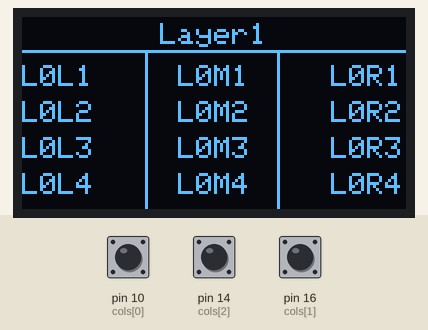
The sketch below on a simulated Arduino Uno, built with avr-gcc and run on an emulated ATmega328P. Shown: 128×64 one-colour display. The test bench sets the inputs (shaded band); at power-on: pin 10 (cols[0]) HIGH, pin 14 (cols[2]) HIGH, pin 16 (cols[1]) HIGH. What the sketch prints to the serial monitor is not drawn.

Above: at 1.2 s.
1.3 s: pin 10 (cols[0]) pulled LOW for 1 s
At 2.7 s:
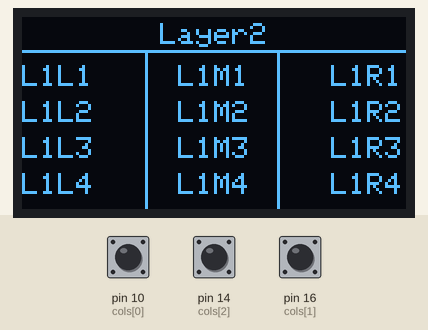
3.8 s: pin 14 (cols[2]) pulled LOW for 3.2 s
At 7.6 s:
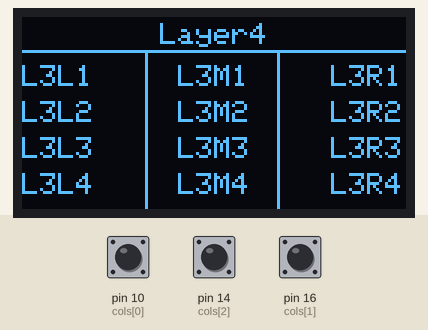
8.5 s: pin 14 (cols[2]) pulled LOW for 0.7 s
At 9.4 s:
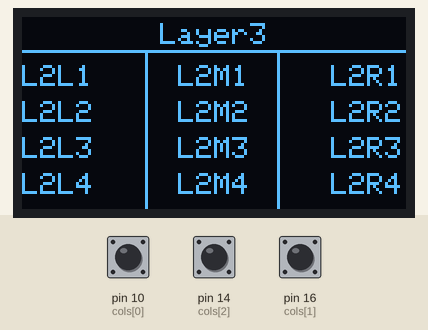
10.7 s: pin 16 (cols[1]) pulled LOW for 0.7 s
At 12.4 s:
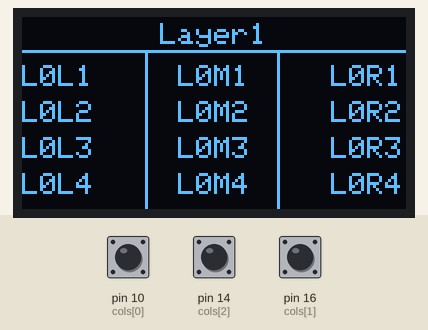
Timing chart, 0 to 13.9 s (numbered marks = the images above; inputs shaded):
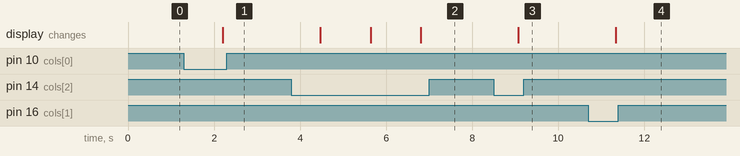

Measured:
- after the input at 1.3 s, the display: changes after 0.90 s (image 1)
- after the input at 3.8 s, the display: first changes after 0.67 s (image 2 shows a later state)
- after the input at 8.5 s, the display: changes after 0.57 s (image 3)
- after the input at 10.7 s, the display: changes after 0.64 s (image 4)

The sketch:

20_display_layer-array.ino
```cpp
/*********************************************************************
* FIREKEY - PROJECT
*
* Code snippet to test the display for multi layer usage using arrays
*
* Required libs:
* - Adafruit SH1106 Lib(https://github.com/wonho-maker/Adafruit_SH1106)
*    -> is located in the 00_Lib folder
* - Adafruit GFX Lib(https://github.com/adafruit/Adafruit-GFX-Library)
*    -> can be installed via Arduino IDE
*********************************************************************/

// LIBRARIES
#include <Adafruit_GFX.h>
#include <Adafruit_SH1106.h>
#include <MemoryFree.h>

// CONSTANTS
#define ROW_COUNT 2     // number of rows
#define COL_COUNT 3     // number of columns
#define OLED_RESET -1   // use no extra reset pin
#define OLED_ADDR 0x3C  //i2c address

#define MAX_KEY_LENGTH 5
//LAYERS
#define LAYER_BACK_COL_KEY_IDX 2     // define the back button key index
#define LAYER_HOME_COL_KEY_IDX 1     // define the home button key index
#define LAYER_FORWARD_COL_KEY_IDX 0  // define the forward button key index
#define MAX_LAYER 5
#define HOME_LAYER 0

// PINS
byte rows[ROW_COUNT] = { 5, 6 };        // define the row pins
byte cols[COL_COUNT] = { 10, 16, 14 };  // define the column pins

byte currentLayer = 0;

char layerNames[MAX_LAYER][10] = {
  "Layer1",
  "Layer2",
  "Layer3",
  "Layer4",
  "Layer5",
};

// Uses as second index the key index which is the led index
char layerButtonFunc[MAX_LAYER][12][MAX_KEY_LENGTH] = {
  // Last defines max amount of chars for a name of a key
  { "L0L1", "L0M1", "L0R1",  // name: Layer 0 Left Button Row 1; Layer 0 Middle Button Row 1; Layer 0 Middle Button Row 1
    "L0R2", "L0M2", "L0L2",
    "L0L3", "L0M3", "L0R3",
    "L0R4", "L0M4", "L0L4" },
  { "L1L1", "L1M1", "L1R1",
    "L1R2", "L1M2", "L1L2",
    "L1L3", "L1M3", "L1R3",
    "L1R4", "L1M4", "L1L4" },
  { "L2L1", "L2M1", "L2R1",
    "L2R2", "L2M2", "L2L2",
    "L2L3", "L2M3", "L2R3",
    "L2R4", "L2M4", "L2L4" },
  { "L3L1", "L3M1", "L3R1",
    "L3R2", "L3M2", "L3L2",
    "L3L3", "L3M3", "L3R3",
    "L3R4", "L3M4", "L3L4" },
  { "L4L1", "L4M1", "L4R1",
    "L4R2", "L4M2", "L4L2",
    "L4L3", "L4M3", "L4R3",
    "L4R4", "L4M4", "L4L4" },
};

typedef enum xPos {
  LEFT = 0,
  VLINE1 = 41,
  CENTER = 64,
  VLINE2 = 85,
  RIGHT = 127
} xPosition;

typedef enum yPos {
  TOP = 0,
  ROW0 = 2,
  HLINE1 = 11,
  ROW1 = 16,
  ROW2 = 28,
  ROW3 = 40,
  ROW4 = 52,
  BOTTOM = 63
} yPosition;

// OLED object
Adafruit_SH1106 display(OLED_RESET);

void setup() {
  Serial.begin(9600);

  display.begin(SH1106_SWITCHCAPVCC, OLED_ADDR);
  display.clearDisplay();
  Serial.println("display started");

  // declare all cols as input and activate internal pullup resistor
  for (int x = 0; x < COL_COUNT; x++) {
    pinMode(cols[x], INPUT_PULLUP);
  }

  // declare all rows as output and set them high
  for (int x = 0; x < ROW_COUNT; x++) {
    pinMode(rows[x], OUTPUT);
    digitalWrite(rows[x], HIGH);
  }

  Serial.println("metirc initialized");
  setDisplayText();
}

void loop() {
    Serial.println(freeMemory());
  delay(1000);
  readMatrix();
  delay(100);  // TODO real deboune
}

byte getLedIndex(byte rowIdx, byte colIdx) {
  // calculate led index out of row and col index
  byte index = rowIdx * COL_COUNT;
  index += rowIdx % 2 == 0 ? colIdx : COL_COUNT - 1 - colIdx;
  return index;
}

void readMatrix() {
  // scan matrix
  for (int rowIndex = 0; rowIndex < ROW_COUNT; rowIndex++) {
    // pull output row to low
    byte curRow = rows[rowIndex];
    digitalWrite(curRow, LOW);

    // is any column pulled to low due to a button being pressed?
    for (int colIndex = 0; colIndex < COL_COUNT; colIndex++) {
      byte colRow = cols[colIndex];
      if (digitalRead(colRow) == LOW) {
        keyPressed(rowIndex, colIndex);
      }
    }

    // pull output row high again
    digitalWrite(curRow, HIGH);
  }
}

void keyPressed(byte rowIdx, byte colIdx) {

  byte keyIdx = getLedIndex(rowIdx, colIdx);

  switch (keyIdx) {
    case LAYER_BACK_COL_KEY_IDX:
      Serial.println("Layer back");
      currentLayer = (currentLayer - 1 + MAX_LAYER) % MAX_LAYER;
      Serial.println(currentLayer);
      break;
    case LAYER_HOME_COL_KEY_IDX:
      Serial.println("Home");
      currentLayer = HOME_LAYER;
      Serial.println(currentLayer);
      break;
    case LAYER_FORWARD_COL_KEY_IDX:
      Serial.println("Layer forward");
      currentLayer = (currentLayer + 1) % MAX_LAYER;
      Serial.println(currentLayer);
      break;
    default:
      Serial.println("No Action");
  }
  setDisplayText();
}

void drawStringAtPosition(const char *buf, xPosition xPosition, yPosition yPosition) {
  int16_t x1, y1;
  uint16_t w, h;
  display.getTextBounds(buf, xPosition, yPosition, &x1, &y1, &w, &h);  //calc width of new string

  if (xPosition == LEFT) {
    display.setCursor(LEFT, yPosition);
  } else if (xPosition == CENTER) {
    int xVal = CENTER - w / 2;
    display.setCursor(xVal, yPosition);
  } else if (xPosition == RIGHT) {
    int xVal = RIGHT - w;
    display.setCursor(xVal, yPosition);
  }
  display.print(buf);
}

void setDisplayText() {
  display.clearDisplay();
  display.setTextSize(1);
  display.setTextColor(WHITE);

  drawStringAtPosition(layerNames[currentLayer], CENTER, ROW0);

  display.drawLine(LEFT, HLINE1, RIGHT, HLINE1, WHITE);
  display.drawLine(VLINE1, HLINE1, VLINE1, BOTTOM, WHITE);
  display.drawLine(VLINE2, HLINE1, VLINE2, BOTTOM, WHITE);

  drawStringAtPosition(layerButtonFunc[currentLayer][getLedIndex(1, 2) - 3], LEFT, ROW1);
  drawStringAtPosition(layerButtonFunc[currentLayer][getLedIndex(1, 1) - 3], CENTER, ROW1);
  drawStringAtPosition(layerButtonFunc[currentLayer][getLedIndex(1, 0) - 3], RIGHT, ROW1);

  drawStringAtPosition(layerButtonFunc[currentLayer][getLedIndex(2, 2) - 3], LEFT, ROW2);
  drawStringAtPosition(layerButtonFunc[currentLayer][getLedIndex(2, 1) - 3], CENTER, ROW2);
  drawStringAtPosition(layerButtonFunc[currentLayer][getLedIndex(2, 0) - 3], RIGHT, ROW2);

  drawStringAtPosition(layerButtonFunc[currentLayer][getLedIndex(3, 2) - 3], LEFT, ROW3);
  drawStringAtPosition(layerButtonFunc[currentLayer][getLedIndex(3, 1) - 3], CENTER, ROW3);
  drawStringAtPosition(layerButtonFunc[currentLayer][getLedIndex(3, 0) - 3], RIGHT, ROW3);

  drawStringAtPosition(layerButtonFunc[currentLayer][getLedIndex(4, 2) - 3], LEFT, ROW4);
  drawStringAtPosition(layerButtonFunc[currentLayer][getLedIndex(4, 1) - 3], CENTER, ROW4);
  drawStringAtPosition(layerButtonFunc[currentLayer][getLedIndex(4, 0) - 3], RIGHT, ROW4);

  display.display();
}
```
